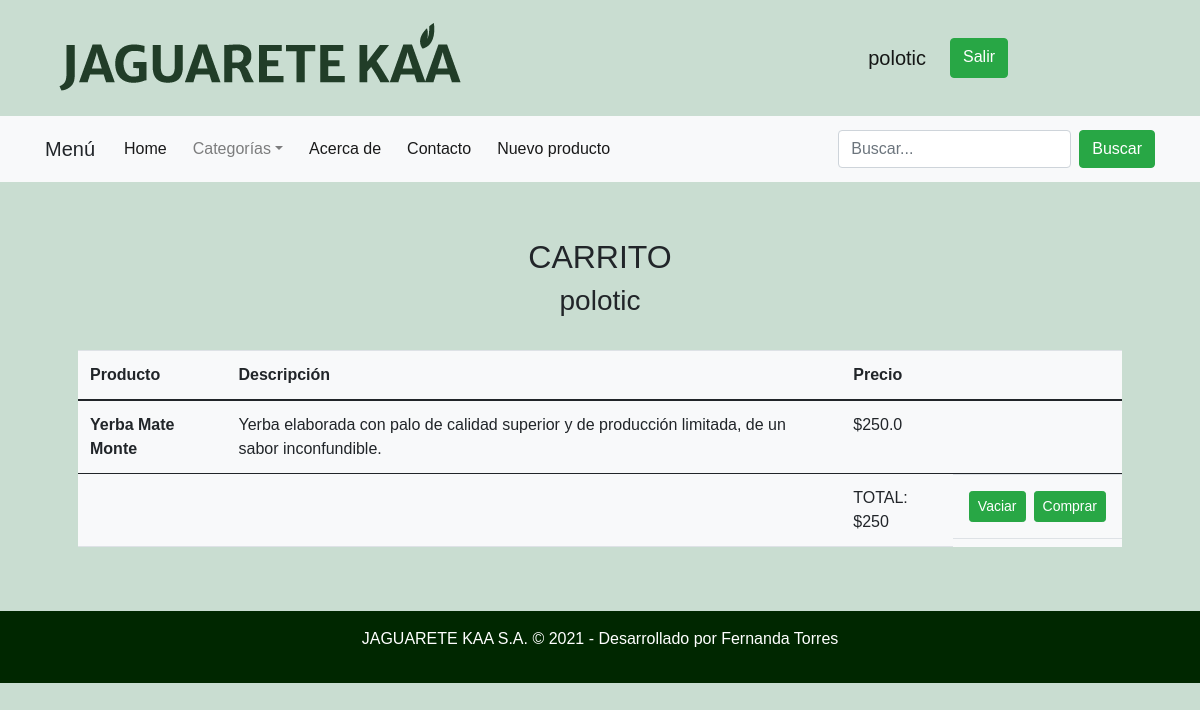
The page /carrito/ (signed in) on the database its author committed.
### AppKAA/models.py (models this page shows, shortened)
class carrito(models.Model):
    usuario = models.ForeignKey(User, on_delete=models.PROTECT)
    productos = models.ManyToManyField(Producto, blank=True)
    total = models.IntegerField(default=0)

class Producto(models.Model):
    nombre=models.CharField(max_length=100, null=False)
    descripcion=models.CharField(max_length=100, null=False)
    precio=models.FloatField()
    categoria=models.ForeignKey(CategoriaProducto, on_delete=models.CASCADE)
    imagen=models.ImageField(upload_to="productos", blank=True, null=True)
    created=models.DateTimeField(auto_now_add=True)
    updated=models.DateTimeField(auto_now_add=True)
    class Meta:
        verbose_name="Producto"
        verbose_name_plural="Productos"

### AppKAA/views.py (the view)
# urls.py: path('carrito/', views.carts, name="carrito"),
@login_required
def carts(request):
    cart = carrito.objects.filter(usuario=request.user.id).first()
    categorias = CategoriaProducto.objects.all()
    productos = Producto.objects.all()
    if cart:
        prod_cart = cart.productos.all()
        data = {
            'cart': cart,
            'cart_prod': prod_cart,
            'productos': productos,
            'categorias': categorias,
        }
    else:
        data = {
            'cart': cart,
            'productos': productos,
            'categorias': categorias
        }
    return render(request, 'AppKAA/carrito.html', data)

### AppKAA/templates/AppKAA/carrito.html (shortened to what this page needs)
{% extends 'AppKAA/layout.html' %}
{% load static %}
{% block content %}
<div class="container p-5">
  <div class="row mt-2">
    <div class="col-sm-8 offset-2 text-center">
      <h2>CARRITO</h2>
      <h3>{{ cart.usuario }}</h3>
    </div>
  </div><br>
  <table class="table bg-light">
    <thead>
      <tr>
        <th scope="col">Producto</th>
        <th scope="col">Descripción</th>
        <th scope="col">Precio</th>
        <th scope="col"></th>
      </tr>
    </thead>
    <tbody>
      {% for c in cart_prod.all %}
      <tr>
        <th scope="row">{{ c.nombre }}</th>
        <td>{{ c.descripcion }}</td>
        <td>${{ c.precio }}</td>
        <td></td>
      </tr>
      {% empty %}
        <h3>El carrito está vacio</h3>
      {% endfor %}
    </tbody>
    <tfoot>
      <tr>
        <td></td>
        <td></td>
        <td>TOTAL: ${{ cart.total }}</td>
        <td class="d-flex justify-content-center">
          <a href="{% url 'limpiar_carrito' %}">
            <button type="button" class="btn btn-success btn-sm m-1">
              <span class="material-icons">Vaciar</span>
            </button>
          </a>
          <button type="button" class="btn btn-success btn-sm m-1">
            <span class="material-icons">Comprar</span>
          </button>
        </td>
      </tr>
    </tfoot>
  </table>
</div>
{% endblock %}

### AppKAA/templates/AppKAA/layout.html (shortened to what this page needs)
{% load static %}
<!DOCTYPE html>
<html lang="es">
  <head>
    <link href="https://cdn.jsdelivr.net/npm/bootstrap@5.0.2/dist/css/bootstrap.min.css" rel="stylesheet">
    <link rel="stylesheet" href="https://stackpath.bootstrapcdn.com/bootstrap/4.3.1/css/bootstrap.min.css">
    <link href="{% static 'AppKAA/estilos.css' %}" rel="stylesheet">
  </head>
    <body>
      <header class="encabezado">
        <nav class="navbar navbar-expand-lg navbar-light bg-#c9ddd1">
          <div class="container">
            <a class="navbar-brand" href="/"><img src="/media/LOGOJAGUARETE.png" alt="JAGUARETE KAA" style="width: 100%"></a>
            <div class="collapse navbar-collapse" id="navbarNavDropdown">
              <ul class="navbar-nav ms-auto">
                <li class="nav-item">
                  <div class="col-xl-4 col-md-6 col-sm-4-offset-4">
                    <div class="d-grid gap-2 d-sm-flex col-sm-6 mx-auto justify-content-center m-2">
                        {% if user.is_authenticated %}
                            <a class="navbar-brand" href="#">{{ user.username }}</a>
                            <a href="{% url 'logout' %}" class="btn btn-success" role="button">Salir</a>
                            {% if perms.AppKAA.add_producto %}
                                <a href="{% url 'carrito' %}" class="btn disabled" role="button"></a>
                            {% else %}
                                <a href="{% url 'carrito' %}" class="btn btn-success" role="button">Carrito</a>
                            {% endif %}
                        {% else %}
                            <a href="{% url 'login' %}" class="btn btn-success" role="button">Login</a>
                            <a href="{% url 'registro' %}" class="btn btn-success" role="button">Registro</a>
                        {% endif %}
                    </div>
                </div>
              </ul>
            </div>
          </div>
        </nav>
      <nav class="navbar navbar-expand-lg navbar-light bg-light">
        <div class="container">
          <a class="navbar-brand">Menú</a>
          <div class="collapse navbar-collapse" id="navbarSupportedContent">
            <ul class="navbar-nav me-auto mb-2 mb-lg-0">
              <li class="nav-item">
                <a class="nav-link active" aria-current="page" href="/">Home</a>
              </li>
              <li class="nav-item dropdown">
                <a class="nav-link dropdown-toggle" data-bs-toggle="dropdown" href="#" role="button" aria-expanded="false">Categorías</a>
              </li>
              <li class="nav-item">
                <a class="nav-link active" aria-current="page" href="{% url 'acerca_de' %}">Acerca de</a>
              </li>
              <li class="nav-item">
                <a class="nav-link active" aria-current="page" href="mailto:example@email.com">Contacto</a>
              </li>
              {% if perms.AppKAA.add_producto %}
                <li class="nav-item">
                  <a class="nav-link active" aria-current="page" href="{% url 'agregar_producto' %}">Nuevo producto</a>
                </li>
              {% endif %}
            </ul>
            <form class="d-flex" method="POST" action="{% url 'resultado' %}">
              <input class="form-control me-2" type="search" placeholder="Buscar..." aria-label="Search" name="buscado">
              <button class="btn btn-success" type="submit">Buscar</button>
            </form>
          </div>
        </div>
      </nav>
      {% block content %}
      {% endblock %}
      <footer>
        <div class="container p-3 text-white text-center">
          <p>JAGUARETE KAA S.A. &copy; 2021 - Desarrollado por Fernanda Torres</p>
        </div>
      </footer>
    </body>
</html>

### AppKAA/static/AppKAA/estilos.css (style rules this page uses)
body { margin:0; font-family: sans-serif; background-color: #c9ddd1; height: 100%; }
.encabezado { background-color: #c9ddd1; }
.nav-item { margin-top: 5px; margin-bottom: 5px; margin-left: 5px; margin-right: 5px; }
footer { background-color: rgb(0, 39, 0); }

### rows shown on the page
carrito: usuario "polotic", total "250"
Producto: nombre "Yerba Mate Monte", descripcion "Yerba elaborada con palo de calidad superior y de producción limitada, de un sabor inconfundible.", precio "250.0"

### other values the page prints
{{ user.username }} "polotic"
